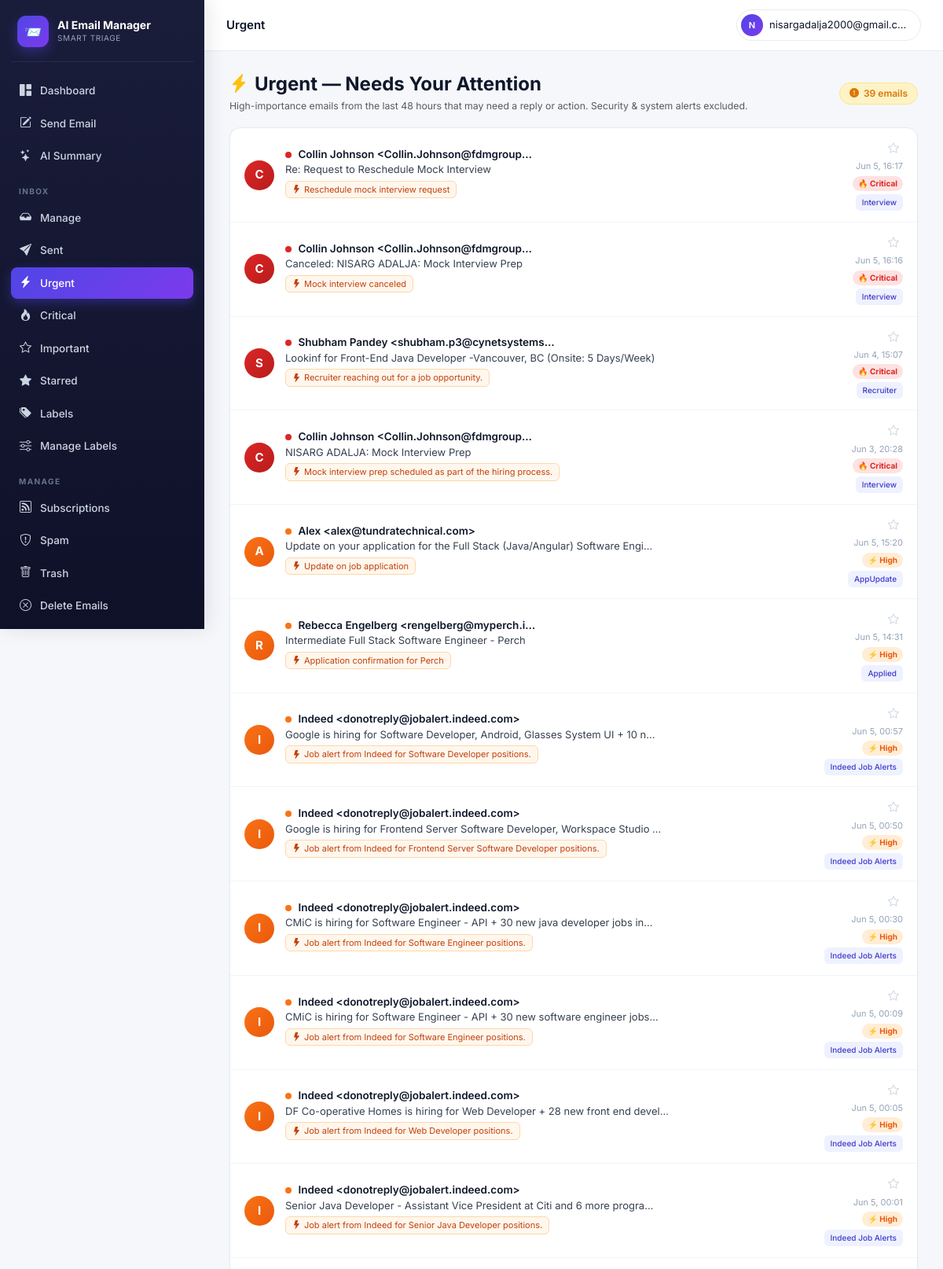
Page /accounts/action-needed/ (signed in, upper part) on the committed database.
### accounts/models.py (models this page shows, shortened)
class ClassifiedEmail(models.Model):
    user            = models.ForeignKey(User, on_delete=models.CASCADE, related_name="classified_emails")
    gmail_id        = models.CharField(max_length=64)
    thread_id       = models.CharField(max_length=64, blank=True)
    subject         = models.CharField(max_length=500, blank=True)
    sender          = models.CharField(max_length=300, blank=True)
    sender_email    = models.CharField(max_length=200, blank=True)
    snippet         = models.TextField(blank=True)
    received_at     = models.DateTimeField(null=True, blank=True)
    category        = models.ForeignKey(EmailCategory, on_delete=models.SET_NULL, null=True, blank=True)
    custom_category = models.ForeignKey(UserCustomCategory, on_delete=models.SET_NULL, null=True, blank=True)
    importance      = models.IntegerField(default=3)
    is_urgent       = models.BooleanField(default=False)
    is_event        = models.BooleanField(default=False)
    event_when      = models.CharField(max_length=120, blank=True)
    reason          = models.TextField(blank=True)
    action_taken    = models.CharField(max_length=16, default="kept")
    unsubscribe_url = models.URLField(max_length=1000, blank=True)
    classified_at   = models.DateTimeField(auto_now_add=True)
    class Meta:
        unique_together = [("user", "gmail_id")]
        indexes = [models.Index(fields=["user", "-received_at"])]

class EmailCategory(models.Model):
    slug         = models.SlugField(max_length=64, unique=True)
    name         = models.CharField(max_length=120)
    short_label  = models.CharField(max_length=32)
    group        = models.CharField(max_length=64)
    description  = models.TextField(blank=True)
    default_tier = models.CharField(max_length=16, choices=TIER_CHOICES, default="normal")

class UserCustomCategory(models.Model):
    user        = models.ForeignKey(User, on_delete=models.CASCADE, related_name="custom_categories")
    name        = models.CharField(max_length=100)
    slug        = models.SlugField(max_length=100)
    description = models.TextField(blank=True, help_text="Describe what kinds of emails belong here")
    created_at  = models.DateTimeField(auto_now_add=True)
    class Meta:
        unique_together = [("user", "slug")]

### accounts/views.py (the view)
# urls.py: path("action-needed/",    views.action_needed_view, name="action_needed"),
@login_required
def action_needed_view(request):
    from django.utils import timezone
    from datetime import timedelta
    from django.db.models import Q
    SKIP_GROUPS = {"Security", "Notifications", "System", "Spam", "Marketing", "Delivery"}
    cutoff = timezone.now() - timedelta(hours=48)
    emails = (
        ClassifiedEmail.objects
        .filter(user=request.user, received_at__gte=cutoff)
        .filter(Q(is_urgent=True) | Q(importance__gte=4))
        .exclude(category__group__in=SKIP_GROUPS)
        .select_related("category", "custom_category")
        .order_by("-importance", "-received_at")[:60]
    )
    return render(request, "action_needed.html", {"emails": emails})

### accounts/context_processors.py (called while the page is built)
def active_job(request):
    if not request.user.is_authenticated:
        return {}
    job = (ClassificationJob.objects
           .filter(user=request.user, status__in=["pending", "running"])
           .order_by("-id").first())
    return {"global_active_job": job}

### templates/action_needed.html (shortened to what this page needs)
{% extends "base.html" %}{% block title %}Urgent{% endblock %}
{% block topbar_title %}Urgent{% endblock %}
{% block body %}
<div class="an-header">
  <div>
    <h4 class="mb-1 fw-bold" style="color:#0f172a">
      <i class="bi bi-lightning-charge-fill text-warning me-2"></i>Urgent — Needs Your Attention
    </h4>
    <p class="text-muted small mb-0">High-importance emails from the last 48 hours that may need a reply or action. Security &amp; system alerts excluded.</p>
  </div>
  {% if emails %}
    <span class="an-count"><i class="bi bi-exclamation-circle-fill"></i>{{ emails|length }} email{{ emails|length|pluralize }}</span>
  {% endif %}
</div>
<div class="card-modern p-0">
  <ul class="elist">
    {% for e in emails %}
      <li class="elist-item" onclick="window.location='{% url 'email_detail' e.gmail_id %}?back=action_needed'">
        <div class="elist-avatar" style="background:{% if e.importance >= 5 %}linear-gradient(135deg,#dc2626,#b91c1c){% else %}linear-gradient(135deg,#f97316,#ea580c){% endif %}">
          {{ e.sender|slice:":1"|upper }}
        </div>
        <div class="elist-body" style="min-width:0">
          <div class="elist-sender">
            <span class="imp-dot {% if e.importance >= 5 %}imp-5{% else %}imp-4{% endif %}"></span>
            {{ e.sender|truncatechars:40 }}
          </div>
          <div class="elist-subject">{{ e.subject|truncatechars:75 }}</div>
          {% if e.reason %}
            <span class="reason-chip" title="{{ e.reason }}">
              <i class="bi bi-lightning-fill me-1"></i>{{ e.reason|truncatechars:90 }}
            </span>
          {% elif e.snippet %}
            <div class="snippet-text">{{ e.snippet|truncatechars:150 }}</div>
          {% endif %}
        </div>
        <div class="an-meta">
          <button class="star-btn" data-mid="{{ e.gmail_id }}" data-starred="0" onclick="toggleStar(event,this)" title="Star this email"><i class="bi bi-star"></i></button>
          <span class="an-time local-ts" data-ts="{{ e.received_at|date:'c' }}">{{ e.received_at|date:"M d, H:i" }}</span>
          {% if e.importance >= 5 %}
            <span class="an-badge-imp badge-imp-5">🔥 Critical</span>
          {% else %}
            <span class="an-badge-imp badge-imp-4">⚡ High</span>
          {% endif %}
          {% if e.category %}
            <span class="badge-cat" style="font-size:10px">{{ e.category.short_label }}</span>
          {% elif e.custom_category %}
            <span class="badge-cat" style="font-size:10px">{{ e.custom_category.name }}</span>
          {% endif %}
        </div>
      </li>
    {% empty %}
      <li class="an-empty">
        <div><i class="bi bi-check-circle-fill text-success d-block mb-2" style="font-size:2.5rem"></i></div>
        <strong>All clear — no urgent emails in the last 48 hours</strong>
        <p class="small mt-1 mb-0 text-muted">High-importance emails needing your action will show up here.</p>
      </li>
    {% endfor %}
  </ul>
</div>
{% endblock %}

### templates/base.html (shortened to what this page needs)
{% load static %}
<!doctype html>
<html lang="en">
<head>
<link href="https://cdn.jsdelivr.net/npm/bootstrap@5.3.3/dist/css/bootstrap.min.css" rel="stylesheet">
<link href="https://cdn.jsdelivr.net/npm/bootstrap-icons@1.11.3/font/bootstrap-icons.css" rel="stylesheet">
</head>
<body>
<div class="app-shell">
  <aside class="sidebar" id="sidebar">
    <div class="brand">
      <div class="brand-logo">📨</div>
      <div>
        <div class="brand-name">AI Email Manager</div>
        <div class="brand-sub">Smart triage</div>
      </div>
    </div>
    <nav>
      <a class="side-link {% if request.resolver_match.url_name == 'dashboard' %}active{% endif %}" href="{% url 'dashboard' %}">
        <i class="bi bi-grid-1x2-fill"></i> Dashboard
      </a>
      <button class="side-link" style="background:none;border:none;width:100%;cursor:pointer;text-align:left"
              onclick="openComposeModal()">
        <i class="bi bi-pencil-square"></i> Send Email
      </button>
      <a class="side-link {% if request.resolver_match.url_name == 'email_summary' %}active{% endif %}" href="{% url 'email_summary' %}">
        <i class="bi bi-stars"></i> AI Summary
      </a>
      <div class="side-section">Inbox</div>
      <a class="side-link {% if request.resolver_match.url_name == 'manage_emails' %}active{% endif %}" href="{% url 'manage_emails' %}">
        <i class="bi bi-inbox-fill"></i> Manage
      </a>
      <a class="side-link {% if request.resolver_match.url_name == 'sent' %}active{% endif %}" href="{% url 'sent' %}">
        <i class="bi bi-send-fill"></i> Sent
      </a>
      <a class="side-link {% if request.resolver_match.url_name == 'action_needed' %}active{% endif %}" href="{% url 'action_needed' %}">
        <i class="bi bi-lightning-charge-fill"></i> Urgent
      </a>
      <a class="side-link {% if request.resolver_match.url_name == 'urgent' %}active{% endif %}" href="{% url 'urgent' %}">
        <i class="bi bi-fire"></i> Critical
      </a>
      <a class="side-link {% if request.resolver_match.url_name == 'important' %}active{% endif %}" href="{% url 'important' %}">
        <i class="bi bi-star"></i> Important
      </a>
      <a class="side-link {% if request.resolver_match.url_name == 'starred' %}active{% endif %}" href="{% url 'starred' %}">
        <i class="bi bi-star-fill"></i> Starred
      </a>
      <a class="side-link {% if request.resolver_match.url_name == 'labels' %}active{% endif %}" href="{% url 'labels' %}">
        <i class="bi bi-tags-fill"></i> Labels
      </a>
      <a class="side-link {% if request.resolver_match.url_name == 'manage_labels' %}active{% endif %}" href="{% url 'manage_labels' %}">
        <i class="bi bi-sliders"></i> Manage Labels
      </a>
      <div class="side-section">Manage</div>
      <a class="side-link {% if request.resolver_match.url_name == 'subscriptions' %}active{% endif %}" href="{% url 'subscriptions' %}">
        <i class="bi bi-rss"></i> Subscriptions
      </a>
      <a class="side-link {% if request.resolver_match.url_name == 'spam' %}active{% endif %}" href="{% url 'spam' %}">
        <i class="bi bi-shield-exclamation"></i> Spam
      </a>
      <a class="side-link {% if request.resolver_match.url_name == 'trash' %}active{% endif %}" href="{% url 'trash' %}">
        <i class="bi bi-trash"></i> Trash
      </a>
      <a class="side-link {% if request.resolver_match.url_name == 'delete_emails' %}active{% endif %}" href="{% url 'delete_emails' %}">
        <i class="bi bi-x-circle"></i> Delete Emails
      </a>
      <div class="side-section">Settings</div>
    </nav>
  </aside>
  <div class="main-wrap">
    <header class="topbar">
      <div class="topbar-left">
        <div class="topbar-title">{% block topbar_title %}{% endblock %}</div>
      </div>
      <div class="topbar-right">
        <div class="dropdown">
          <button class="user-chip dropdown-toggle" data-bs-toggle="dropdown" aria-expanded="false">
            <span class="user-avatar">{{ user.email|slice:":1"|upper }}</span>
            <span class="d-none d-sm-inline" style="max-width:180px;overflow:hidden;text-overflow:ellipsis;white-space:nowrap">{{ user.email }}</span>
          </button>
        </div>
      </div>
    </header>
    <main class="main">
      {% block body %}{% endblock %}
    </main>
  </div>
</div>
</body>
</html>

### templates/base.html (style rules this page uses)
:root { --bg:#f5f7fb;--surface:#fff;--border:#e7ebf2; --text:#0f172a;--muted:#64748b; --primary:#4f46e5;--primary-2:#4338ca;--primary-light:#eef2ff; --critical:#dc2626;--important:#f59e0b;--normal:#3b82f6;--low:#94a3b8;--ignore:#475569; --gradient:linear-gradient(135deg,#667eea 0%,#764ba2 100%); --gradient-2:linear-gradient(135deg,#4f46e5 0%,#7c3aed 100%); --sidebar-w:260px; }
* { box-sizing:border-box }
html,body { margin:0;padding:0 }
body { font-family:'Inter',-apple-system,BlinkMacSystemFont,'Segoe UI',sans-serif;background:var(--bg);color:var(--text);font-size:14px;line-height:1.5;-webkit-font-smoothing:antialiased }
.app-shell { display:flex;min-height:100vh }
.sidebar { width:var(--sidebar-w);background:linear-gradient(180deg,#1a1d3a 0%,#0f1129 100%);color:#cbd5e1;padding:20px 14px 60px;flex-shrink:0;position:fixed;top:0;left:0;height:100vh;overflow-y:auto;-webkit-overflow-scrolling:touch;overscroll-behavior:contain;z-index:200;transition:transform .25s ease;box-shadow:4px 0 24px rgba(15,23,42,.1) }
.main-wrap { flex:1;min-width:0;background:var(--bg);margin-left:var(--sidebar-w);transition:margin-left .25s ease }
.brand { display:flex;align-items:center;gap:11px;padding:0 8px 18px;border-bottom:1px solid rgba(255,255,255,.08);margin-bottom:16px }
.brand-logo { width:40px;height:40px;background:var(--gradient-2);border-radius:11px;display:grid;place-items:center;font-size:18px;flex-shrink:0;box-shadow:0 6px 16px rgba(79,70,229,.4) }
.brand-name { color:#fff;font-weight:700;font-size:14px;line-height:1.2 }
.brand-sub { color:#94a3b8;font-size:10px;letter-spacing:.06em;text-transform:uppercase;margin-top:1px }
.side-section { color:#64748b;font-size:10px;letter-spacing:.14em;text-transform:uppercase;padding:16px 10px 6px;font-weight:700 }
.side-link { display:flex;align-items:center;gap:10px;color:#cbd5e1;text-decoration:none;padding:9px 10px;border-radius:8px;font-size:13.5px;font-weight:500;transition:all .15s;margin-bottom:1px }
.side-link i { font-size:15px;width:17px;text-align:center;flex-shrink:0 }
.side-link.active { background:var(--gradient-2);color:#fff;box-shadow:0 5px 14px rgba(79,70,229,.38) }
.topbar { display:flex;align-items:center;justify-content:space-between;background:#fff;border-bottom:1px solid var(--border);padding:12px 28px;position:sticky;top:0;z-index:100;gap:12px }
.topbar-left { display:flex;align-items:center;gap:14px }
.topbar-title { font-weight:600;font-size:15px;color:var(--text) }
.topbar-right { display:flex;align-items:center;gap:10px }
.user-chip { display:flex;align-items:center;gap:8px;background:#fff;border:1px solid var(--border);padding:5px 12px 5px 5px;border-radius:30px;cursor:pointer;font-size:13px;color:var(--text);transition:all .15s }
.user-chip::after { display:none }
.user-avatar { width:28px;height:28px;border-radius:50%;background:var(--gradient-2);color:#fff;font-weight:600;display:grid;place-items:center;font-size:11px;flex-shrink:0 }
.main { padding:28px 32px;max-width:1400px }
.card-modern { background:#fff;border:1px solid var(--border);border-radius:14px;padding:22px;box-shadow:0 1px 3px rgba(15,23,42,.04) }
.elist { list-style:none;margin:0;padding:0 }
.elist-item { display:flex;align-items:center;gap:14px;padding:14px 18px;border-bottom:1px solid #f1f5f9;cursor:pointer;transition:background .13s;text-decoration:none;color:inherit }
.elist-avatar { width:38px;height:38px;border-radius:50%;display:grid;place-items:center;font-weight:700;font-size:15px;flex-shrink:0;text-transform:uppercase;color:#fff }
.elist-body { flex:1;min-width:0 }
.elist-sender { font-weight:600;font-size:13.5px;color:#0f172a;line-height:1.3;white-space:nowrap;overflow:hidden;text-overflow:ellipsis }
.elist-subject { font-size:13px;color:#374151;margin-top:1px;white-space:nowrap;overflow:hidden;text-overflow:ellipsis }
.badge-cat { background:#eef2ff;color:#4338ca;font-weight:500;font-size:11px;padding:3px 8px;border-radius:6px;display:inline-block }
.star-btn { background:transparent;border:none;cursor:pointer;padding:4px 5px;border-radius:6px;color:#cbd5e1;line-height:1;transition:color .15s,transform .15s;flex-shrink:0 }

### rows in the picture
ClassifiedEmail: sender "C", importance 5 (drawn), sender "Collin Johnson <Collin.Johnson@fdmgroup…", subject "Re: Request to Reschedule Mock Interview", reason "Reschedule mock interview request", category.short_label "Interview"
ClassifiedEmail: sender "C", importance 5 (drawn), sender "Collin Johnson <Collin.Johnson@fdmgroup…", subject "Canceled: NISARG ADALJA: Mock Interview Prep", reason "Mock interview canceled", category.short_label "Interview"
ClassifiedEmail: sender "S", importance 5 (drawn), sender "Shubham Pandey <shubham.p3@cynetsystems…", subject "Lookinf for Front-End Java Developer -Vancouver, BC (Onsite: 5 Days/Week)", reason "Recruiter reaching out for a job opportunity.", category.short_label "Recruiter"
ClassifiedEmail: sender "C", importance 5 (drawn), sender "Collin Johnson <Collin.Johnson@fdmgroup…", subject "NISARG ADALJA: Mock Interview Prep", reason "Mock interview prep scheduled as part of the hiring process.", category.short_label "Interview"
ClassifiedEmail: sender "A", importance 4 (drawn), sender "Alex <alex@tundratechnical.com>", subject "Update on your application for the Full Stack (Java/Angular) Software Engi…", reason "Update on job application", category.short_label "AppUpdate"
ClassifiedEmail: sender "R", importance 4 (drawn), sender "Rebecca Engelberg <rengelberg@myperch.i…", subject "Intermediate Full Stack Software Engineer - Perch", reason "Application confirmation for Perch", category.short_label "Applied"
ClassifiedEmail: sender "I", importance 4 (drawn), sender "Indeed <donotreply@jobalert.indeed.com>", subject "Google is hiring for Software Developer, Android, Glasses System UI + 10 n…", reason "Job alert from Indeed for Software Developer positions.", custom_category.name "Indeed Job Alerts"
ClassifiedEmail: sender "I", importance 4 (drawn), sender "Indeed <donotreply@jobalert.indeed.com>", subject "Google is hiring for Frontend Server Software Developer, Workspace Studio …", reason "Job alert from Indeed for Frontend Server Software Developer positions.", custom_category.name "Indeed Job Alerts"
ClassifiedEmail: sender "I", importance 4 (drawn), sender "Indeed <donotreply@jobalert.indeed.com>", subject "CMiC is hiring for Software Engineer - API + 30 new java developer jobs in…", reason "Job alert from Indeed for Software Engineer positions.", custom_category.name "Indeed Job Alerts"
ClassifiedEmail: sender "I", importance 4 (drawn), sender "Indeed <donotreply@jobalert.indeed.com>", subject "CMiC is hiring for Software Engineer - API + 30 new software engineer jobs…", reason "Job alert from Indeed for Software Engineer positions.", custom_category.name "Indeed Job Alerts"
ClassifiedEmail: sender "I", importance 4 (drawn), sender "Indeed <donotreply@jobalert.indeed.com>", subject "DF Co-operative Homes is hiring for Web Developer + 28 new front end devel…", reason "Job alert from Indeed for Web Developer positions.", custom_category.name "Indeed Job Alerts"
ClassifiedEmail: sender "I", importance 4 (drawn), sender "Indeed <donotreply@jobalert.indeed.com>", subject "Senior Java Developer - Assistant Vice President at Citi and 6 more progra…", reason "Job alert from Indeed for Senior Java Developer positions.", custom_category.name "Indeed Job Alerts"

### other values in the picture
{{ user.email|slice:":1"|upper }} "N"
{{ user.email }} "nisargadalja2000@gmail.c…"
{{ emails|length }} "39"
